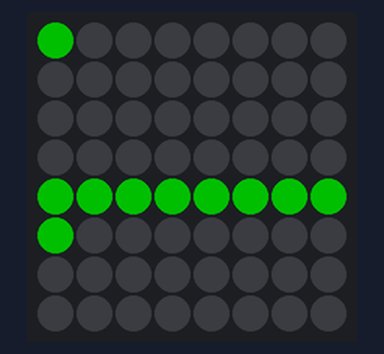
Simulated run of this program. Board: Raspberry Pi (BCM pin numbers) with a Sense HAT. Parts: the Sense HAT's 8×8 RGB LED matrix. Dim RGB values are drawn brighter than linear; system figures (address, load, memory, disk, uptime) are fixed made-up values; what the program prints to the terminal is not drawn.

Above: at 0.1 s.

The program:

sensehat-cpu-ram-graph.py
```python
#CPU and RAM usage graph for Raspberry Pi Sense Hat
import psutil, time
from sense_hat import SenseHat
sense = SenseHat()

red = (180, 0, 0)
yellow = (180,180,50)
green = (0, 100, 0)
blank = (0, 0, 0)

sense.low_light = True

while True:
    #set ram and cpu values to variables - in percentage
    ram = int(psutil.virtual_memory()[2])
    cpu = int(psutil.cpu_percent())

    #set pixel values for cpu and ram - sense hat is 64 pixels, cpu and ram use 32 each
    # * 0.32 to get a value out of 32
    if cpu < 50:
        cpu_pixels = [green if i < cpu * 0.32 else blank for i in range(32)]
    elif cpu > 80:
        cpu_pixels = [red if i < cpu * 0.32 else blank for i in range(32)]
    else:
        cpu_pixels = [yellow if i < cpu * 0.32 else blank for i in range(32)]


    if ram < 50:
        ram_pixels = [green if i < ram * 0.32 else blank for i in range(32)]
    elif ram > 80:
        ram_pixels = [red if i < ram * 0.32 else blank for i in range(32)]
    else:
        ram_pixels = [yellow if i < ram * 0.32 else blank for i in range(32)]


    #join the list to make 64 items
    pixels = cpu_pixels + ram_pixels
    #display glorious pixels
    sense.set_pixels(pixels)
    print("CPU: ",cpu, "%")
    print("RAM: ",ram, "% used" "\n")
    #interval time
    time.sleep(1)
```
